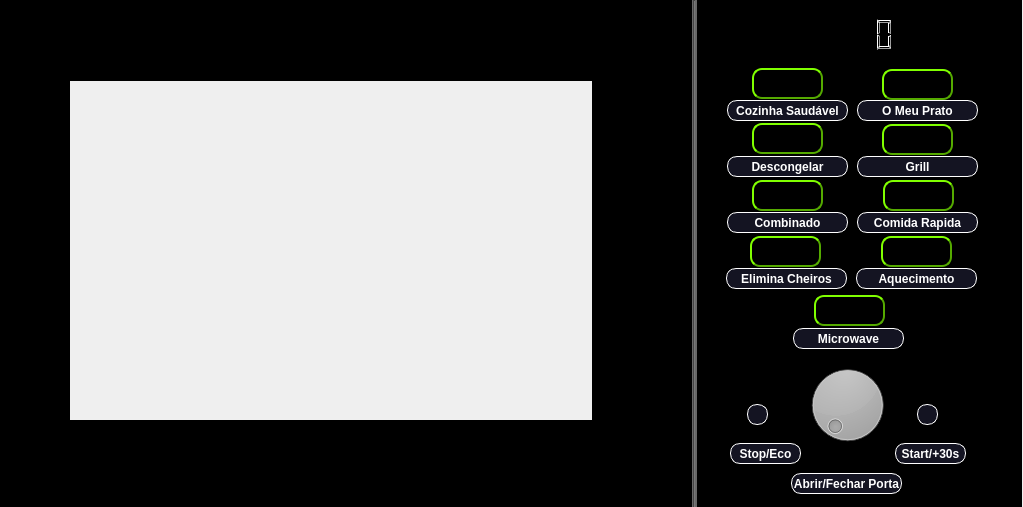
<?xml version="1.0" encoding="UTF-8"?>
<ui version="4.0">
 <class>FormaMicroondas</class>
 <widget class="QMainWindow" name="FormaMicroondas">
  <property name="geometry">
   <rect>
    <x>0</x>
    <y>0</y>
    <width>1023</width>
    <height>507</height>
   </rect>
  </property>
  <property name="windowTitle">
   <string>FormaMicroondas</string>
  </property>
  <property name="documentMode">
   <bool>false</bool>
  </property>
  <widget class="QWidget" name="centralWidget">
   <widget class="QFrame" name="frame">
    <property name="geometry">
     <rect>
      <x>592</x>
      <y>0</y>
      <width>430</width>
      <height>511</height>
     </rect>
    </property>
    <property name="autoFillBackground">
     <bool>false</bool>
    </property>
    <property name="styleSheet">
     <string notr="true">background-color: rgb(0, 0, 0);
</string>
    </property>
    <property name="frameShape">
     <enum>QFrame::NoFrame</enum>
    </property>
    <property name="frameShadow">
     <enum>QFrame::Raised</enum>
    </property>
    <widget class="QPushButton" name="pushButton_EliCheiros">
     <property name="geometry">
      <rect>
       <x>134</x>
       <y>268</y>
       <width>121</width>
       <height>21</height>
      </rect>
     </property>
     <property name="font">
      <font>
       <family>Arial</family>
       <weight>75</weight>
       <bold>true</bold>
       <underline>false</underline>
       <strikeout>false</strikeout>
      </font>
     </property>
     <property name="styleSheet">
      <string notr="true">background-color: rgb(20, 20, 34);
  font-family: Arial;
  color: #ffffff;

  text-decoration: none;
border-style: outset;
    border-width: 1px;
    border-radius: 10px;
border-color: rgb(255, 255, 255);</string>
     </property>
     <property name="text">
      <string>Elimina Cheiros</string>
     </property>
    </widget>
    <widget class="QPushButton" name="pushButton_Combinado">
     <property name="geometry">
      <rect>
       <x>135</x>
       <y>212</y>
       <width>121</width>
       <height>21</height>
      </rect>
     </property>
     <property name="font">
      <font>
       <family>Arial</family>
       <weight>75</weight>
       <bold>true</bold>
       <underline>false</underline>
       <strikeout>false</strikeout>
      </font>
     </property>
     <property name="styleSheet">
      <string notr="true">background-color: rgb(20, 20, 34);
  font-family: Arial;
  color: #ffffff;

  text-decoration: none;
border-style: outset;
    border-width: 1px;
    border-radius: 10px;
border-color: rgb(255, 255, 255);</string>
     </property>
     <property name="text">
      <string>Combinado</string>
     </property>
    </widget>
    <widget class="QPushButton" name="pushButton_CozinhaSaudavel">
     <property name="geometry">
      <rect>
       <x>135</x>
       <y>100</y>
       <width>121</width>
       <height>21</height>
      </rect>
     </property>
     <property name="font">
      <font>
       <family>Arial</family>
       <weight>75</weight>
       <bold>true</bold>
       <underline>false</underline>
       <strikeout>false</strikeout>
       <kerning>true</kerning>
      </font>
     </property>
     <property name="styleSheet">
      <string notr="true">background-color: rgb(20, 20, 34);
  font-family: Arial;
  color: #ffffff;

  text-decoration: none;
border-style: outset;
    border-width: 1px;
    border-radius: 10px;
border-color: rgb(255, 255, 255);</string>
     </property>
     <property name="text">
      <string>Cozinha Saudável</string>
     </property>
    </widget>
    <widget class="QPushButton" name="pushButton_Descongelar">
     <property name="geometry">
      <rect>
       <x>135</x>
       <y>156</y>
       <width>121</width>
       <height>21</height>
      </rect>
     </property>
     <property name="font">
      <font>
       <family>Arial</family>
       <weight>75</weight>
       <bold>true</bold>
       <underline>false</underline>
       <strikeout>false</strikeout>
      </font>
     </property>
     <property name="styleSheet">
      <string notr="true">background-color: rgb(20, 20, 34);
  font-family: Arial;
  color: #ffffff;

  text-decoration: none;
border-style: outset;
    border-width: 1px;
    border-radius: 10px;
border-color: rgb(255, 255, 255);</string>
     </property>
     <property name="text">
      <string>Descongelar</string>
     </property>
    </widget>
    <widget class="QPushButton" name="pushButton_Aquecimento">
     <property name="geometry">
      <rect>
       <x>264</x>
       <y>268</y>
       <width>121</width>
       <height>21</height>
      </rect>
     </property>
     <property name="font">
      <font>
       <family>Arial</family>
       <weight>75</weight>
       <bold>true</bold>
       <underline>false</underline>
       <strikeout>false</strikeout>
      </font>
     </property>
     <property name="styleSheet">
      <string notr="true">background-color: rgb(20, 20, 34);
  font-family: Arial;
  color: #ffffff;

  text-decoration: none;
border-style: outset;
    border-width: 1px;
    border-radius: 10px;
border-color: rgb(255, 255, 255);</string>
     </property>
     <property name="text">
      <string>Aquecimento</string>
     </property>
    </widget>
    <widget class="QPushButton" name="pushButton_CozinhaRapida">
     <property name="geometry">
      <rect>
       <x>265</x>
       <y>212</y>
       <width>121</width>
       <height>21</height>
      </rect>
     </property>
     <property name="font">
      <font>
       <family>Arial</family>
       <weight>75</weight>
       <bold>true</bold>
       <underline>false</underline>
       <strikeout>false</strikeout>
      </font>
     </property>
     <property name="styleSheet">
      <string notr="true">background-color: rgb(20, 20, 34);
  font-family: Arial;
  color: #ffffff;

  text-decoration: none;
border-style: outset;
    border-width: 1px;
    border-radius: 10px;
border-color: rgb(255, 255, 255);</string>
     </property>
     <property name="text">
      <string>Comida Rapida</string>
     </property>
    </widget>
    <widget class="QPushButton" name="pushButton_Grill">
     <property name="geometry">
      <rect>
       <x>265</x>
       <y>156</y>
       <width>121</width>
       <height>21</height>
      </rect>
     </property>
     <property name="font">
      <font>
       <family>Arial</family>
       <weight>75</weight>
       <bold>true</bold>
       <underline>false</underline>
       <strikeout>false</strikeout>
      </font>
     </property>
     <property name="styleSheet">
      <string notr="true">background-color: rgb(20, 20, 34);
  font-family: Arial;
  color: #ffffff;

  text-decoration: none;
border-style: outset;
    border-width: 1px;
    border-radius: 10px;
border-color: rgb(255, 255, 255);</string>
     </property>
     <property name="text">
      <string>Grill</string>
     </property>
    </widget>
    <widget class="QPushButton" name="pushButton_OMeuPrato">
     <property name="geometry">
      <rect>
       <x>265</x>
       <y>100</y>
       <width>121</width>
       <height>21</height>
      </rect>
     </property>
     <property name="font">
      <font>
       <family>Arial</family>
       <weight>75</weight>
       <bold>true</bold>
       <underline>false</underline>
       <strikeout>false</strikeout>
      </font>
     </property>
     <property name="styleSheet">
      <string notr="true">background-color: rgb(20, 20, 34);
  font-family: Arial;
  color: #ffffff;

  text-decoration: none;
border-style: outset;
    border-width: 1px;
    border-radius: 10px;
border-color: rgb(255, 255, 255);</string>
     </property>
     <property name="text">
      <string>O Meu Prato</string>
     </property>
    </widget>
    <widget class="QPushButton" name="pushButton_Stop">
     <property name="geometry">
      <rect>
       <x>138</x>
       <y>443</y>
       <width>71</width>
       <height>21</height>
      </rect>
     </property>
     <property name="font">
      <font>
       <family>Arial</family>
       <weight>75</weight>
       <bold>true</bold>
       <underline>false</underline>
       <strikeout>false</strikeout>
      </font>
     </property>
     <property name="styleSheet">
      <string notr="true">background-color: rgb(20, 20, 34);
  font-family: Arial;
  color: #ffffff;

  text-decoration: none;
border-style: outset;
    border-width: 1px;
    border-radius: 10px;
border-color: rgb(255, 255, 255);</string>
     </property>
     <property name="text">
      <string>Stop/Eco</string>
     </property>
    </widget>
    <widget class="QPushButton" name="pushButton_Start">
     <property name="geometry">
      <rect>
       <x>303</x>
       <y>443</y>
       <width>71</width>
       <height>21</height>
      </rect>
     </property>
     <property name="font">
      <font>
       <family>Arial</family>
       <weight>75</weight>
       <bold>true</bold>
       <underline>false</underline>
       <strikeout>false</strikeout>
      </font>
     </property>
     <property name="styleSheet">
      <string notr="true">background-color: rgb(20, 20, 34);
  font-family: Arial;
  color: #ffffff;

  text-decoration: none;
border-style: outset;
    border-width: 1px;
    border-radius: 10px;
border-color: rgb(255, 255, 255);</string>
     </property>
     <property name="text">
      <string>Start/+30s</string>
     </property>
    </widget>
    <widget class="QPushButton" name="pushBotton_abrirFecharPorta">
     <property name="geometry">
      <rect>
       <x>199</x>
       <y>473</y>
       <width>111</width>
       <height>21</height>
      </rect>
     </property>
     <property name="font">
      <font>
       <family>Arial</family>
       <weight>75</weight>
       <bold>true</bold>
       <underline>false</underline>
       <strikeout>false</strikeout>
      </font>
     </property>
     <property name="styleSheet">
      <string notr="true">background-color: rgb(20, 20, 34);
  font-family: Arial;
  color: #ffffff;

  text-decoration: none;
border-style: outset;
    border-width: 1px;
    border-radius: 10px;
border-color: rgb(255, 255, 255);</string>
     </property>
     <property name="text">
      <string>Abrir/Fechar Porta</string>
     </property>
    </widget>
    <widget class="QDial" name="dial">
     <property name="geometry">
      <rect>
       <x>210</x>
       <y>360</y>
       <width>91</width>
       <height>90</height>
      </rect>
     </property>
     <property name="styleSheet">
      <string notr="true">background-color: rgb(170, 170, 170);</string>
     </property>
    </widget>
    <widget class="QPushButton" name="pushButton_Relogio">
     <property name="geometry">
      <rect>
       <x>325</x>
       <y>404</y>
       <width>21</width>
       <height>21</height>
      </rect>
     </property>
     <property name="styleSheet">
      <string notr="true">background-color: rgb(20, 20, 34);
  font-family: Arial;
  color: #ffffff;

  text-decoration: none;
border-style: outset;
    border-width: 1px;
    border-radius: 10px;
border-color: rgb(255, 255, 255);</string>
     </property>
     <property name="text">
      <string/>
     </property>
    </widget>
    <widget class="QPushButton" name="pushButton_PratoGiratorio">
     <property name="geometry">
      <rect>
       <x>155</x>
       <y>404</y>
       <width>21</width>
       <height>21</height>
      </rect>
     </property>
     <property name="styleSheet">
      <string notr="true">background-color: rgb(20, 20, 34);
  font-family: Arial;
  color: #ffffff;

  text-decoration: none;
border-style: outset;
    border-width: 1px;
    border-radius: 10px;
border-color: rgb(255, 255, 255);</string>
     </property>
     <property name="text">
      <string/>
     </property>
    </widget>
    <widget class="QLabel" name="label_descongelar">
     <property name="geometry">
      <rect>
       <x>165</x>
       <y>128</y>
       <width>61</width>
       <height>20</height>
      </rect>
     </property>
     <property name="text">
      <string/>
     </property>
     <property name="pixmap">
      <pixmap resource="pic.qrc">:/Imagens/def.jpg</pixmap>
     </property>
    </widget>
    <widget class="QLabel" name="label_pratoGira">
     <property name="geometry">
      <rect>
       <x>146</x>
       <y>377</y>
       <width>40</width>
       <height>20</height>
      </rect>
     </property>
     <property name="text">
      <string/>
     </property>
     <property name="pixmap">
      <pixmap resource="pic.qrc">:/Imagens/prato.jpg</pixmap>
     </property>
    </widget>
    <widget class="QLabel" name="label_eliminacaoCheiros">
     <property name="geometry">
      <rect>
       <x>168</x>
       <y>241</y>
       <width>47</width>
       <height>20</height>
      </rect>
     </property>
     <property name="text">
      <string/>
     </property>
     <property name="pixmap">
      <pixmap resource="pic.qrc">:/Imagens/deo.jpg</pixmap>
     </property>
    </widget>
    <widget class="QLabel" name="label_grill">
     <property name="geometry">
      <rect>
       <x>315</x>
       <y>129</y>
       <width>31</width>
       <height>20</height>
      </rect>
     </property>
     <property name="text">
      <string/>
     </property>
     <property name="pixmap">
      <pixmap resource="pic.qrc">:/Imagens/grill.png</pixmap>
     </property>
    </widget>
    <widget class="QLabel" name="label_relogio">
     <property name="geometry">
      <rect>
       <x>321</x>
       <y>377</y>
       <width>30</width>
       <height>21</height>
      </rect>
     </property>
     <property name="text">
      <string/>
     </property>
     <property name="pixmap">
      <pixmap resource="pic.qrc">:/Imagens/relogio.jpg</pixmap>
     </property>
    </widget>
    <widget class="QLabel" name="label_combi">
     <property name="geometry">
      <rect>
       <x>175</x>
       <y>188</y>
       <width>47</width>
       <height>13</height>
      </rect>
     </property>
     <property name="text">
      <string/>
     </property>
     <property name="pixmap">
      <pixmap resource="pic.qrc">:/Imagens/combi.png</pixmap>
     </property>
    </widget>
    <widget class="QLabel" name="label_aquecimento">
     <property name="geometry">
      <rect>
       <x>294</x>
       <y>241</y>
       <width>61</width>
       <height>20</height>
      </rect>
     </property>
     <property name="text">
      <string/>
     </property>
     <property name="pixmap">
      <pixmap resource="pic.qrc">:/Imagens/reaquecer.png</pixmap>
     </property>
    </widget>
    <widget class="Line" name="line_6">
     <property name="geometry">
      <rect>
       <x>100</x>
       <y>0</y>
       <width>5</width>
       <height>510</height>
      </rect>
     </property>
     <property name="styleSheet">
      <string notr="true">background-color: rgb(104, 104, 104);</string>
     </property>
     <property name="orientation">
      <enum>Qt::Vertical</enum>
     </property>
    </widget>
    <widget class="QPushButton" name="pushButton_Microwave">
     <property name="geometry">
      <rect>
       <x>201</x>
       <y>328</y>
       <width>111</width>
       <height>21</height>
      </rect>
     </property>
     <property name="font">
      <font>
       <family>Arial</family>
       <weight>75</weight>
       <bold>true</bold>
       <underline>false</underline>
       <strikeout>false</strikeout>
      </font>
     </property>
     <property name="styleSheet">
      <string notr="true">background-color: rgb(20, 20, 34);
  font-family: Arial;
  color: #ffffff;

  text-decoration: none;
border-style: outset;
    border-width: 1px;
    border-radius: 10px;
border-color: rgb(255, 255, 255);</string>
     </property>
     <property name="text">
      <string>Microwave</string>
     </property>
    </widget>
    <widget class="QLabel" name="label_microwave">
     <property name="geometry">
      <rect>
       <x>240</x>
       <y>301</y>
       <width>31</width>
       <height>20</height>
      </rect>
     </property>
     <property name="text">
      <string/>
     </property>
     <property name="pixmap">
      <pixmap resource="pic.qrc">:/Imagens/microwave.jpg</pixmap>
     </property>
    </widget>
    <widget class="QLabel" name="label_fastfood">
     <property name="geometry">
      <rect>
       <x>308</x>
       <y>190</y>
       <width>47</width>
       <height>13</height>
      </rect>
     </property>
     <property name="text">
      <string/>
     </property>
     <property name="pixmap">
      <pixmap resource="pic.qrc">:/Imagens/fastfood.jpg</pixmap>
     </property>
    </widget>
    <widget class="QLCDNumber" name="lcd">
     <property name="geometry">
      <rect>
       <x>215</x>
       <y>14</y>
       <width>91</width>
       <height>41</height>
      </rect>
     </property>
     <property name="font">
      <font>
       <pointsize>16</pointsize>
      </font>
     </property>
     <property name="autoFillBackground">
      <bool>false</bool>
     </property>
     <property name="styleSheet">
      <string notr="true">border-color: rgb(0, 255, 255);</string>
     </property>
     <property name="frameShape">
      <enum>QFrame::NoFrame</enum>
     </property>
     <property name="midLineWidth">
      <number>1</number>
     </property>
     <property name="smallDecimalPoint">
      <bool>false</bool>
     </property>
     <property name="value" stdset="0">
      <double>0.000000000000000</double>
     </property>
    </widget>
    <widget class="QLabel" name="label">
     <property name="geometry">
      <rect>
       <x>180</x>
       <y>74</y>
       <width>31</width>
       <height>21</height>
      </rect>
     </property>
     <property name="text">
      <string/>
     </property>
     <property name="pixmap">
      <pixmap resource="pic.qrc">:/Imagens/healthy1.png</pixmap>
     </property>
     <property name="scaledContents">
      <bool>true</bool>
     </property>
    </widget>
    <widget class="QLabel" name="label_2">
     <property name="geometry">
      <rect>
       <x>297</x>
       <y>81</y>
       <width>47</width>
       <height>13</height>
      </rect>
     </property>
     <property name="text">
      <string/>
     </property>
     <property name="pixmap">
      <pixmap resource="pic.qrc">:/Imagens/meuprato.jpg</pixmap>
     </property>
    </widget>
    <widget class="QFrame" name="frame_CozinhaSaudavel">
     <property name="geometry">
      <rect>
       <x>160</x>
       <y>68</y>
       <width>71</width>
       <height>31</height>
      </rect>
     </property>
     <property name="styleSheet">
      <string notr="true">background-color: rgb(0, 0, 0);
border-style: outset;
    border-width: 2px;
    border-radius: 10px;
border-color: rgb(85, 170, 0);</string>
     </property>
     <property name="frameShape">
      <enum>QFrame::StyledPanel</enum>
     </property>
     <property name="frameShadow">
      <enum>QFrame::Raised</enum>
     </property>
    </widget>
    <widget class="QFrame" name="frame_OMeuPrato">
     <property name="geometry">
      <rect>
       <x>290</x>
       <y>69</y>
       <width>71</width>
       <height>31</height>
      </rect>
     </property>
     <property name="styleSheet">
      <string notr="true">background-color: rgb(0, 0, 0);
border-style: outset;
    border-width: 2px;
    border-radius: 10px;
border-color: rgb(85, 170, 0);</string>
     </property>
     <property name="frameShape">
      <enum>QFrame::StyledPanel</enum>
     </property>
     <property name="frameShadow">
      <enum>QFrame::Raised</enum>
     </property>
    </widget>
    <widget class="QFrame" name="frame_Descongelar">
     <property name="geometry">
      <rect>
       <x>160</x>
       <y>123</y>
       <width>71</width>
       <height>31</height>
      </rect>
     </property>
     <property name="styleSheet">
      <string notr="true">background-color: rgb(0, 0, 0);
border-style: outset;
    border-width: 2px;
    border-radius: 10px;
border-color: rgb(85, 170, 0);</string>
     </property>
     <property name="frameShape">
      <enum>QFrame::StyledPanel</enum>
     </property>
     <property name="frameShadow">
      <enum>QFrame::Raised</enum>
     </property>
    </widget>
    <widget class="QFrame" name="frame_Grill">
     <property name="geometry">
      <rect>
       <x>290</x>
       <y>124</y>
       <width>71</width>
       <height>31</height>
      </rect>
     </property>
     <property name="styleSheet">
      <string notr="true">background-color: rgb(0, 0, 0);
border-style: outset;
    border-width: 2px;
    border-radius: 10px;
border-color: rgb(85, 170, 0);</string>
     </property>
     <property name="frameShape">
      <enum>QFrame::StyledPanel</enum>
     </property>
     <property name="frameShadow">
      <enum>QFrame::Raised</enum>
     </property>
    </widget>
    <widget class="QFrame" name="frame_Combinado">
     <property name="geometry">
      <rect>
       <x>160</x>
       <y>180</y>
       <width>71</width>
       <height>31</height>
      </rect>
     </property>
     <property name="styleSheet">
      <string notr="true">background-color: rgb(0, 0, 0);
border-style: outset;
    border-width: 2px;
    border-radius: 10px;
border-color: rgb(85, 170, 0);</string>
     </property>
     <property name="frameShape">
      <enum>QFrame::StyledPanel</enum>
     </property>
     <property name="frameShadow">
      <enum>QFrame::Raised</enum>
     </property>
    </widget>
    <widget class="QFrame" name="frame_ComidaRapida">
     <property name="geometry">
      <rect>
       <x>291</x>
       <y>180</y>
       <width>71</width>
       <height>31</height>
      </rect>
     </property>
     <property name="styleSheet">
      <string notr="true">background-color: rgb(0, 0, 0);
border-style: outset;
    border-width: 2px;
    border-radius: 10px;
border-color: rgb(85, 170, 0);</string>
     </property>
     <property name="frameShape">
      <enum>QFrame::StyledPanel</enum>
     </property>
     <property name="frameShadow">
      <enum>QFrame::Raised</enum>
     </property>
    </widget>
    <widget class="QFrame" name="frame_EliminacaoCheiros">
     <property name="geometry">
      <rect>
       <x>158</x>
       <y>236</y>
       <width>71</width>
       <height>31</height>
      </rect>
     </property>
     <property name="styleSheet">
      <string notr="true">background-color: rgb(0, 0, 0);
border-style: outset;
    border-width: 2px;
    border-radius: 10px;
border-color: rgb(85, 170, 0);</string>
     </property>
     <property name="frameShape">
      <enum>QFrame::StyledPanel</enum>
     </property>
     <property name="frameShadow">
      <enum>QFrame::Raised</enum>
     </property>
    </widget>
    <widget class="QFrame" name="frame_Aquecimento">
     <property name="geometry">
      <rect>
       <x>289</x>
       <y>236</y>
       <width>71</width>
       <height>31</height>
      </rect>
     </property>
     <property name="styleSheet">
      <string notr="true">background-color: rgb(0, 0, 0);
border-style: outset;
    border-width: 2px;
    border-radius: 10px;
border-color: rgb(85, 170, 0);</string>
     </property>
     <property name="frameShape">
      <enum>QFrame::StyledPanel</enum>
     </property>
     <property name="frameShadow">
      <enum>QFrame::Raised</enum>
     </property>
    </widget>
    <widget class="QFrame" name="frame_Microwave">
     <property name="geometry">
      <rect>
       <x>222</x>
       <y>295</y>
       <width>71</width>
       <height>31</height>
      </rect>
     </property>
     <property name="styleSheet">
      <string notr="true">background-color: rgb(0, 0, 0);
border-style: outset;
    border-width: 2px;;
    border-radius: 10px;
border-color: rgb(85, 170, 0);</string>
     </property>
     <property name="frameShape">
      <enum>QFrame::StyledPanel</enum>
     </property>
     <property name="frameShadow">
      <enum>QFrame::Raised</enum>
     </property>
    </widget>
    <zorder>frame_Microwave</zorder>
    <zorder>frame_Aquecimento</zorder>
    <zorder>frame_EliminacaoCheiros</zorder>
    <zorder>frame_ComidaRapida</zorder>
    <zorder>frame_Combinado</zorder>
    <zorder>frame_Grill</zorder>
    <zorder>frame_Descongelar</zorder>
    <zorder>frame_OMeuPrato</zorder>
    <zorder>frame_CozinhaSaudavel</zorder>
    <zorder>pushButton_EliCheiros</zorder>
    <zorder>pushButton_Combinado</zorder>
    <zorder>pushButton_CozinhaSaudavel</zorder>
    <zorder>pushButton_Descongelar</zorder>
    <zorder>pushButton_Aquecimento</zorder>
    <zorder>pushButton_CozinhaRapida</zorder>
    <zorder>pushButton_Grill</zorder>
    <zorder>pushButton_OMeuPrato</zorder>
    <zorder>pushButton_Stop</zorder>
    <zorder>pushButton_Start</zorder>
    <zorder>pushBotton_abrirFecharPorta</zorder>
    <zorder>dial</zorder>
    <zorder>pushButton_Relogio</zorder>
    <zorder>pushButton_PratoGiratorio</zorder>
    <zorder>label_descongelar</zorder>
    <zorder>label_pratoGira</zorder>
    <zorder>label_eliminacaoCheiros</zorder>
    <zorder>label_grill</zorder>
    <zorder>label_relogio</zorder>
    <zorder>label_combi</zorder>
    <zorder>label_aquecimento</zorder>
    <zorder>line_6</zorder>
    <zorder>pushButton_Microwave</zorder>
    <zorder>label_microwave</zorder>
    <zorder>label_fastfood</zorder>
    <zorder>lcd</zorder>
    <zorder>label</zorder>
    <zorder>label_2</zorder>
   </widget>
   <widget class="QFrame" name="frame_3">
    <property name="geometry">
     <rect>
      <x>0</x>
      <y>0</y>
      <width>601</width>
      <height>81</height>
     </rect>
    </property>
    <property name="autoFillBackground">
     <bool>false</bool>
    </property>
    <property name="styleSheet">
     <string notr="true">background-color: rgb(0, 0, 0);</string>
    </property>
    <property name="frameShape">
     <enum>QFrame::NoFrame</enum>
    </property>
    <property name="frameShadow">
     <enum>QFrame::Raised</enum>
    </property>
   </widget>
   <widget class="QFrame" name="frame_4">
    <property name="geometry">
     <rect>
      <x>-2</x>
      <y>420</y>
      <width>601</width>
      <height>91</height>
     </rect>
    </property>
    <property name="autoFillBackground">
     <bool>false</bool>
    </property>
    <property name="styleSheet">
     <string notr="true">background-color: rgb(0, 0, 0);</string>
    </property>
    <property name="frameShape">
     <enum>QFrame::NoFrame</enum>
    </property>
    <property name="frameShadow">
     <enum>QFrame::Raised</enum>
    </property>
   </widget>
   <widget class="QFrame" name="frame_5">
    <property name="geometry">
     <rect>
      <x>-10</x>
      <y>20</y>
      <width>80</width>
      <height>451</height>
     </rect>
    </property>
    <property name="autoFillBackground">
     <bool>false</bool>
    </property>
    <property name="styleSheet">
     <string notr="true">background-color: rgb(0, 0, 0);</string>
    </property>
    <property name="frameShape">
     <enum>QFrame::NoFrame</enum>
    </property>
    <property name="frameShadow">
     <enum>QFrame::Raised</enum>
    </property>
   </widget>
   <widget class="QLabel" name="label_micro_interior">
    <property name="geometry">
     <rect>
      <x>28</x>
      <y>41</y>
      <width>591</width>
      <height>431</height>
     </rect>
    </property>
    <property name="text">
     <string/>
    </property>
    <property name="pixmap">
     <pixmap resource="pic.qrc">:/Imagens/interior1.png</pixmap>
    </property>
    <property name="scaledContents">
     <bool>true</bool>
    </property>
   </widget>
   <widget class="QLabel" name="label_porta">
    <property name="geometry">
     <rect>
      <x>0</x>
      <y>0</y>
      <width>690</width>
      <height>511</height>
     </rect>
    </property>
    <property name="text">
     <string/>
    </property>
    <property name="pixmap">
     <pixmap resource="pic.qrc">:/Imagens/porta.png</pixmap>
    </property>
    <property name="scaledContents">
     <bool>true</bool>
    </property>
   </widget>
  </widget>
 </widget>
 <layoutdefault spacing="6" margin="11"/>
 <resources>
  <include location="pic.qrc"/>
 </resources>
 <connections/>
</ui>
